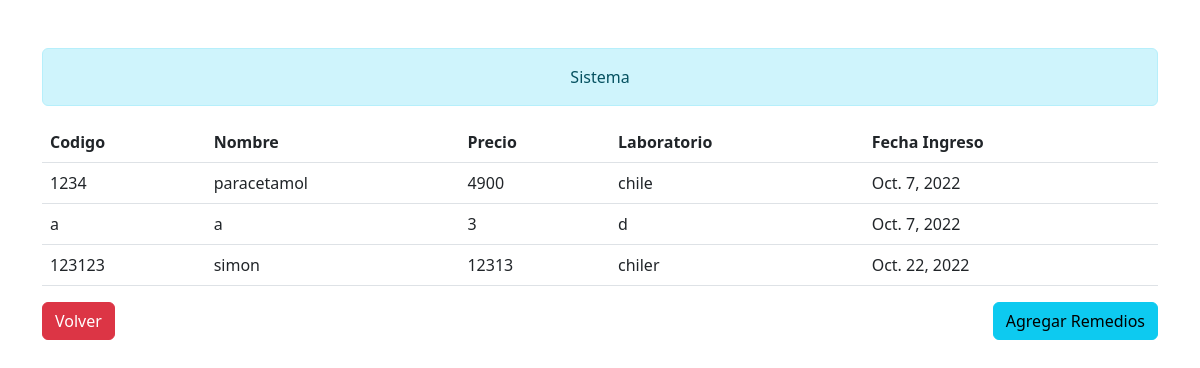
Screenshot of /remedios with the database file from the repository.
### medicamentos/models.py (models this page shows)
class Remedio(models.Model):
    codigo=models.CharField(max_length=50)
    nombre=models.CharField(max_length=50)
    precio=models.IntegerField()
    laboratorio=models.CharField(max_length=50)
    fechaIngreso=models.DateField()

### medicamentos/views.py (the view)
# urls.py: path('remedios',views.listadoRemedios),
def listadoRemedios(request):
    remedios=Remedio.objects.all()
    data={'remedios':remedios}
    return render(request, 'remedios.html',data)

### medicamentos/templates/remedios.html (shortened to what this page needs)
<!doctype html>
<html lang="en">
  <head>
    <link href="https://cdn.jsdelivr.net/npm/bootstrap@5.2.2/dist/css/bootstrap.min.css" rel="stylesheet">
  </head>
  <body class="container mt-5">
    <div class="alert alert-info display -1 text-center">Sistema</div>
    {% if remedios %}
    <table class="table table-stripped table-inverse table-responsive">
        <thead class="thead-inverse">
            <tr>
                <th>Codigo</th>
                <th>Nombre</th>
                <th>Precio</th>
                <th>Laboratorio</th>
                <th>Fecha Ingreso</th>
            </tr>
        </thead>
        <tbody>
            {% for remedio in remedios %}
            <tr>
                <td>{{ remedio.codigo }}</td>
                <td>{{ remedio.nombre}}</td>
                <td>{{ remedio.precio }}</td>
                <td>{{ remedio.laboratorio }}</td>
                <td>{{ remedio.fechaIngreso }}</td>
            </tr>
            {% endfor %}
        </tbody>
    </table>
    {% else %}
    <div class="alert alert-primary " role="alert">
        <strong>No se encuentran remedios en el sistema</strong>
    </div>
    {% endif %}
    <a href="../" class="btn btn-danger">Volver</a>
    <a href="../agregarRemedios" class="btn btn-info float-end">Agregar Remedios</a>
  </body>
</html>

### rows the page displays
Remedio: codigo "1234", nombre "paracetamol", precio "4900", laboratorio "chile", fechaIngreso "Oct. 7, 2022"
Remedio: codigo "a", nombre "a", precio "3", laboratorio "d", fechaIngreso "Oct. 7, 2022"
Remedio: codigo "123123", nombre "simon", precio "12313", laboratorio "chiler", fechaIngreso "Oct. 22, 2022"
